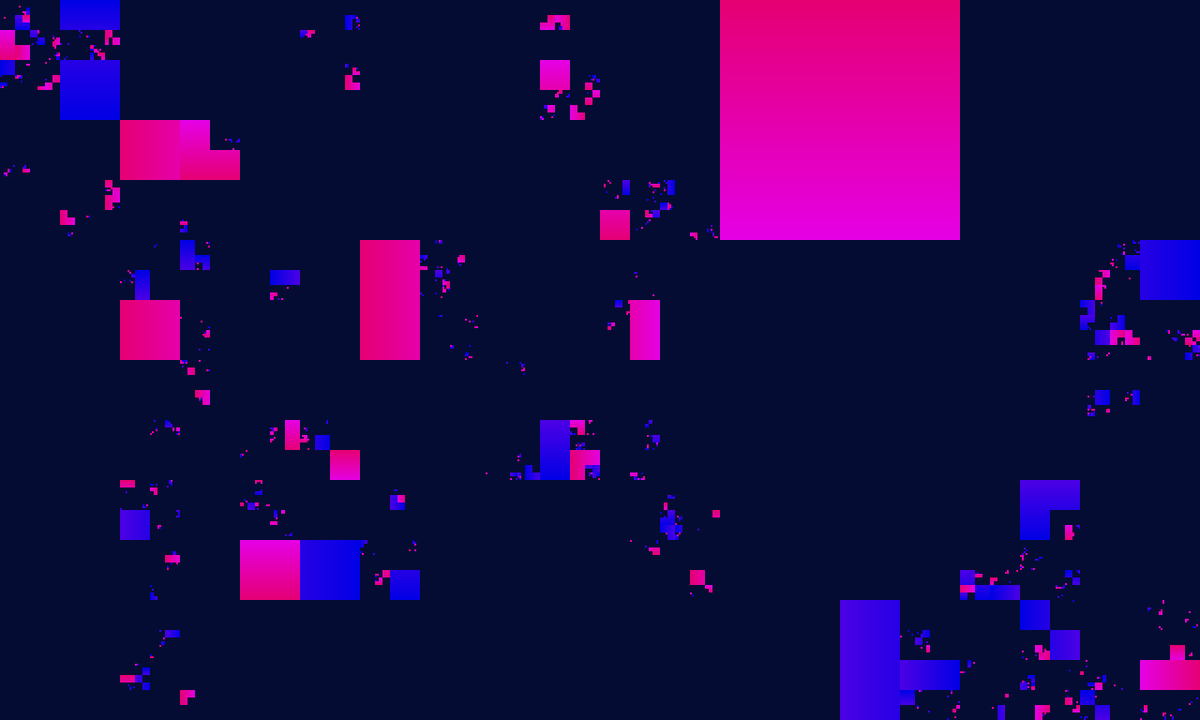
Frame 1 (no input)
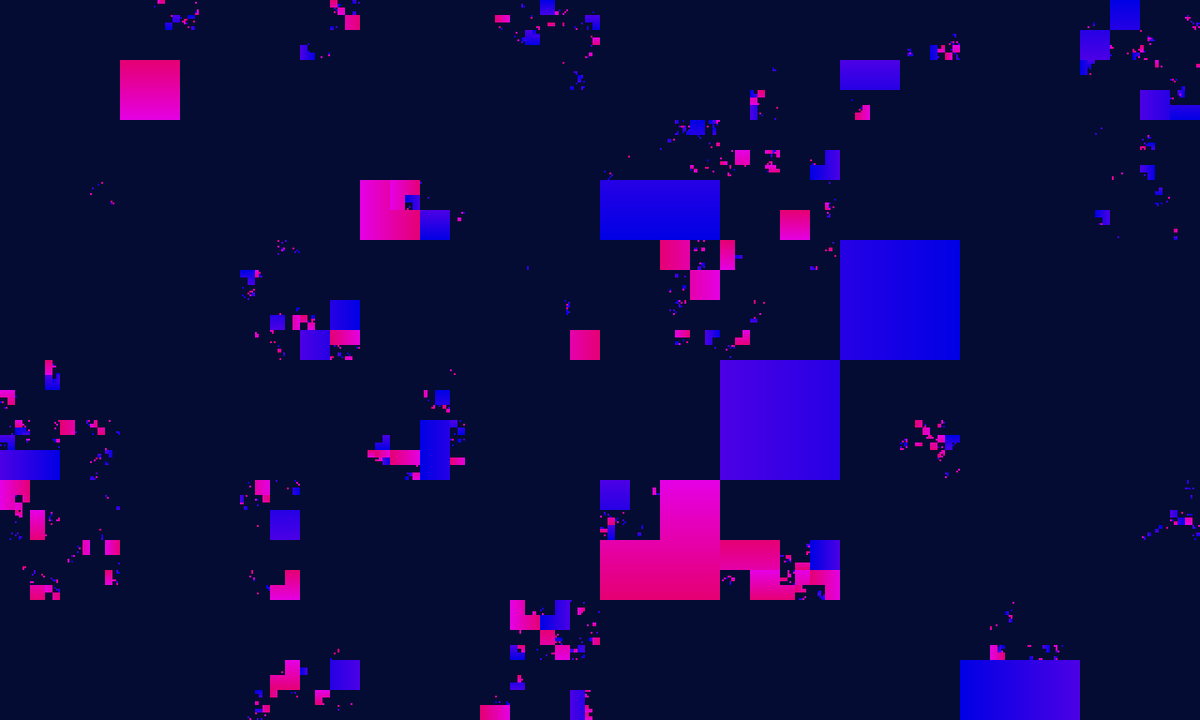
Frame 2 (the mouse pressed at the canvas centre, redrawn once)

The Processing sketch that drew these frames (run headless with seeded random() and noise(); the mouse was pressed at the canvas centre and the sketch redrawn once):

// Processing sketch: sketch_190812a
// ── sketch_190812a.pde
float x = 0;
float y = 0;
float rectWidth = 120;
float rectHeight = 120;
float margin = 0;
String s = "1.png";
float h1;
float h2;

color c1;
color c2;


void setup() {
  size(1280, 768);
  noLoop();
  frameRate(1);
  colorMode(HSB, 360, 100, 100);
  background(215, 50, 20);
}

void draw() {
  for(int i = 0; i < 3; i++){
    for(int j = 0; j < 5; j++){
      makeRects(0 + 256*j, 0 + 256*i, 256, 256, 8);
    }
  }
  
  
  //gradRect(color(250,40,90), color(300,40,90), 1, 0, 0, 300, 300, false);
  
  loadPixels();
  for(int i = 0; i < 3; i++){
    for(int j = 0; j < 5; j++){
      for(float k = i*256; k < 256+i*256; k++){
        for(float l = j*256; l < 256+j*256; l++){
          pixels[int(k*width+l)] += color(0, 0, random(0));
        }
      }      
    }
  }
  updatePixels();
  
}
void makeRects(float posX, float posY, float local_rectWidth, float local_rectHeight, int count){
  if(count != 0){
    print(count);
    //stroke(305, 0,80);
    //strokeWeight(count);
    if(random(1) < 0.8){
      //gradRect(color(230,20,90), color(280,20,90), 1, posX, posY, local_rectWidth, local_rectHeight, false);
      gradRect(color(230,90,20), color(230,90,20), 1, posX, posY, local_rectWidth, local_rectHeight, false);
    }else if(random(1) < 0.5){
      gradRect(color(240,100,90), color(260,100,90), 1, posX, posY, local_rectWidth, local_rectHeight, false);
    }else{
      gradRect(color(300,100,90), color(330,100,90), 1, posX, posY, local_rectWidth, local_rectHeight, false);
    }
     count--;
    
    if(random(1) < 0.5){
      makeRects(posX, posY, local_rectWidth*0.5, local_rectHeight*0.5, count);
    }
    if(random(1) < 0.5){
      makeRects(posX + local_rectWidth*0.5, posY, local_rectWidth*0.5, local_rectHeight*0.5, count);
    }
    if(random(1) < 0.5){
      makeRects(posX, posY + local_rectHeight*0.5, local_rectWidth*0.5, local_rectHeight*0.5, count);
    }
    if(random(1) < 0.5){
      makeRects(posX + local_rectWidth*0.5, posY + local_rectHeight*0.5, local_rectWidth*0.5, local_rectHeight*0.5, count);
    }
  }
}
void gradRect(color c1, color c2, color res, float posX, float posY, float local_rectWidth, float local_rectHeight, boolean randomNoise){
  if(random(1) < 0.5){
    color tmp = c1;
    c1 = c2;
    c2 = tmp;
  }
  noFill();
  //stroke(1);
  rect(posX, posY, local_rectWidth, local_rectHeight);
  if(random(1) < 0.5){
    for(float w = 0; w < local_rectWidth; w += res){
      color c = lerpColor(c1, c2, w / local_rectWidth);
      noStroke();
      fill(c);
      rect(w + posX, 0 + posY, res, local_rectHeight);
    }
  }else{
    for(float w = 0; w < local_rectHeight; w += res){
      color c = lerpColor(c1, c2, w / local_rectHeight);
      noStroke();
      fill(c);
      rect(posX, w + posY, local_rectWidth, res);
    }
  }
  if(randomNoise){
    loadPixels();
    for(float i = posY; i <= local_rectHeight + posY; i++){
      for(float j = posX; j <= local_rectWidth + posX; j++){
        pixels[int(i*width+j)] += color(0, 0, random(10));
      }
    }
    updatePixels();
  }
}
